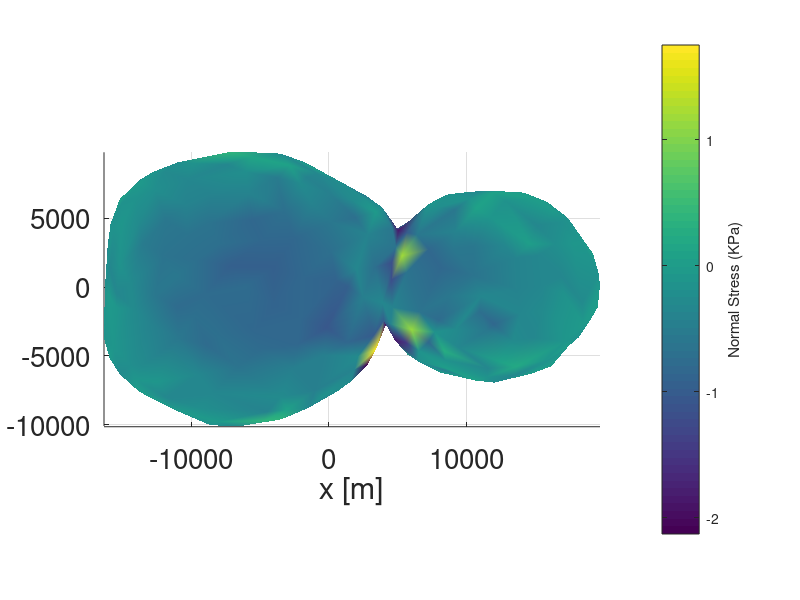
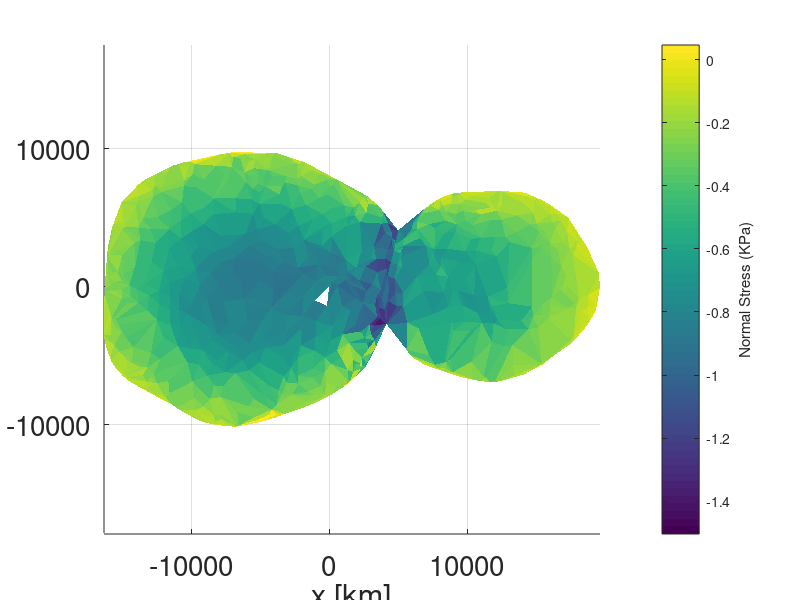
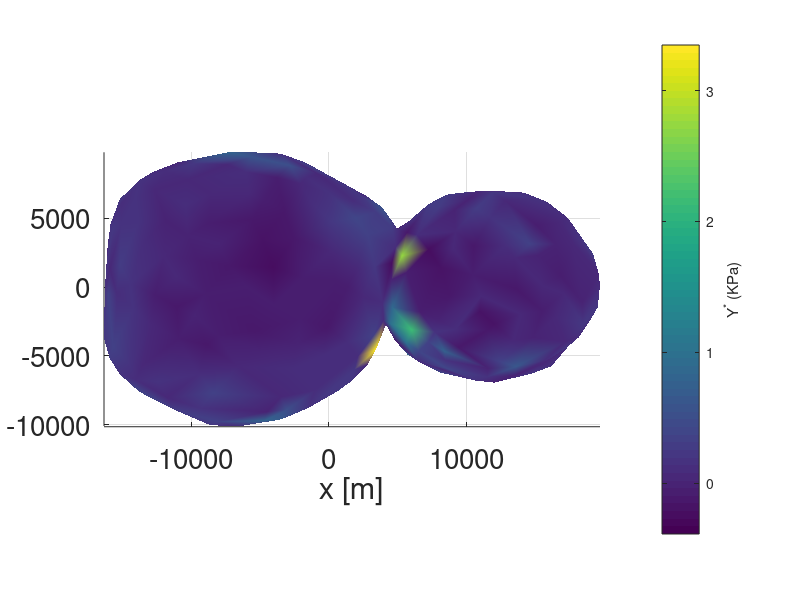
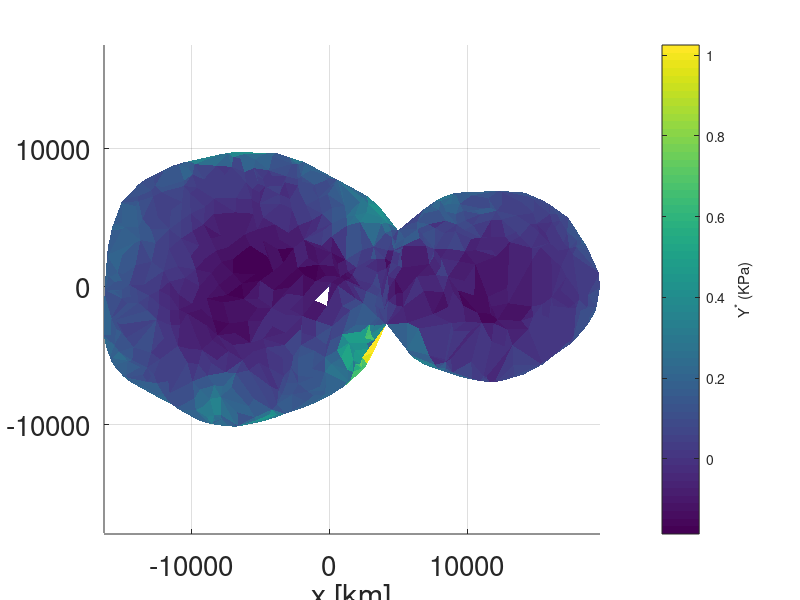

These charts were generated, in order, by the following MATLAB code:
function Visualize_static_FEM

clear all;
close all;
clc;

%% ReadInput
%% part I
MV1 = load('node.txt')*1.e+3;
MF1 = load('elem.txt')+1;

lenE = length(MF1);
lenN = length(MV1);

N = [3,6];  % the number of columns for each section
H = [5,1];   % the number of header lines (note added in the trailer here
fid=fopen('THL_Output_Low_3.txt');
% node/ stress/ disp/ mass
% node/ stress/ den/ nodal/ mass


for i=1:length(N)
    fmt=repmat('%f',1,N(i));  % build the format string for the number columns
    a(i)=textscan(fid,fmt,'headerlines',H(i),'Delimiter',',','collectoutput',1); % read section
end
fclose('all');

MV = a{1};
Stress = a{2};
% NDPY = a{4};

%% Stress distribution
angle = 35*pi/180;
DPS = zeros(lenN,1);
i1 = zeros(lenN,1);
j2 = zeros(lenN,1);
for i = 1:lenN
    s11 = Stress(i,1);
    s22 = Stress(i,2);
    s33 = Stress(i,3);
    s12 = Stress(i,4);
    s31 = Stress(i,5);
    s23 = Stress(i,6);

    i1(i) = (s11 + s22 + s33)/3;
    j2(i) = (1/6)*((s11-s22)^2 + (s22-s33)^2 + (s33-s11)^2) + (s12^2 + s31^2 + s23^2);
    alpha = 2*sin(angle)/(sqrt(3)*(3-sin(angle)));
    DPS(i) = sqrt(3)*(3-sin(angle))*(alpha*3*i1(i) + sqrt(j2(i)))/(6*cos(angle));
%     if DPS(i) < 0
%         DPS(i) = 0;
%     end
end

%% Density distribution
[F,J,T] = boundary_faces(MF1);
% % MV = MV./1.0e+3;
V = MV;
T = MF1;
[U,G,J,~] = slice_tets(V,T,[0 1 0 1]);
str_slice = sort_data(MF1,J,U,i1);
ystar_slice = sort_data(MF1,J,U,DPS);

figure()
h = colorbar;
patch('Vertices',MV,'Faces',F,'FaceVertexCData',i1/1.e+3,'FaceColor','interp','EdgeColor','none');
axis tight
axis equal
axis on
grid on
lighting none
zlim([floor(min(MV(:,3))) max(MV(:,3))])
xlim([min(MV(:,1)) max(MV(:,1))])
ylabel(h, 'Normal Stress (KPa)');
xlabel('x [m]')
ylabel('y [m]')
zlabel('z [m]')
set(gca,'fontsize', 20);
view(0,0)

figure()
h = colorbar;
patch('Vertices',U,'Faces',G,'FaceVertexCData',str_slice/1.e+3,'FaceColor','flat','EdgeColor','none');
axis tight
axis equal
grid on
lighting none
ylabel(h, 'Normal Stress (KPa)');
xlabel('x [km]')
ylabel('y [km]')
zlabel('z [km]')
set(gca,'fontsize', 20);
view(0,0)

figure()
h = colorbar;
patch('Vertices',MV,'Faces',F,'FaceVertexCData',DPS/1.e+3,'FaceColor','interp','EdgeColor','none');
axis tight
axis equal
axis on
grid on
lighting none
zlim([floor(min(MV(:,3))) max(MV(:,3))])
xlim([min(MV(:,1)) max(MV(:,1))])
ylabel(h, 'Y^* (KPa)');
xlabel('x [m]')
ylabel('y [m]')
zlabel('z [m]')
set(gca,'fontsize', 20);
view(0,0)

figure()
h = colorbar;
patch('Vertices',U,'Faces',G,'FaceVertexCData', ystar_slice/1.e+3,'FaceColor','flat','EdgeColor','none');
axis tight
axis equal
grid on
lighting none
ylabel(h, 'Y^* (KPa)');
xlabel('x [km]')
ylabel('y [km]')
zlabel('z [km]')
set(gca,'fontsize', 20);
view(0,0)
end

function data = sort_data(MF,J,U,NDPY)

data = zeros(length(J),1);
for i = 1:length(J)
    order = MF(J(i),:);
    s1 = NDPY(order(1));
    s2 = NDPY(order(2));
    s3 = NDPY(order(3));
    s4 = NDPY(order(4));
    avgV = (s1+s2+s3+s4)/4.;
    data(i) = avgV;
end
end

function [F,J,K] = boundary_faces(T)
  % BOUNDARY_FACES Determine boundary faces of tetrahedra stored in T
  %
  % F = boundary_faces(T)
  %
  % Input:
  %   T  #F by simplex-size list of elements, if simplex-size is 4 (tetrahedra)
  %     then output are boundary faces (triangles), if simplex-size is 3
  %     (trianlges) then this is currently just wrapping `outline`
  % Output:
  %   F  list of boundary faces, n by 3, where n is the number of boundary faces
  %   J  list of indices into T, n by 1
  %   K  list of indices revealing across from which vertex is this face
  %

  if isempty(T)
    F = zeros(0,size(T,2)-1);
    J = [];
    K = [];
    return;
  end

  ss = size(T,2);
  switch ss
  case 2
    % Elements are edges, boundary "facets" are vertices
    F = find(sparse(T,1,1,max(T(:)),1)==1);
    assert(nargout<=1);
  case 3
    % Elements are triangles, boundary "facets" are edges
    F = outline(T);
    [~,I] = ismember(F,[T(:,[2 3]);T(:,[3 1]);T(:,[1 2])],'rows');
    J = mod(I-1,size(T,1))+1;
    K = floor((I-1)/size(T,1))+1;
  case 4
    % get all faces
    allF = [ ...
      T(:,[4 2 3]); ...
      T(:,[3 1 4]); ...
      T(:,[2 4 1]); ...
      T(:,[1 3 2])];
    % sort rows so that faces are reorder in ascending order of indices
    sortedF = sort(allF,2);

    % This is a wild hack but shaves nearly a 2x speed up. Convert the rows to
    % integers before calling unique
    if all(sortedF(:))>=0
      sortedF = uint64(sortedF);
      max_f = max(sortedF(:))+1;
      max_value = intmax('uint64');
      if max_f*max_f*max_f < max_value;
        sortedF = [sortedF(:,1)+sortedF(:,2)*max_f+sortedF(:,3)*max_f^2];
      elseif max_f*max_f < max_value
        sortedF = [sortedF(:,1)+sortedF(:,2)*max_f sortedF(:,3)];
      end
    end

    % determine uniqueness of faces
    [u,m,n] = unique(sortedF,'rows');
    % determine counts for each unique face
    counts = accumarray(n(:), 1);
    % extract faces that only occurred once
    I = m(counts == 1);
    L = I-1;
    J = mod(L,size(T,1))+1;
    K = floor(L/size(T,1))+1;
    F = allF(I,:);
  end
end

function [U,G,J,BC] = slice_tets(V,T,plane,varargin)
  % SLICE_TETS Slice through a tet mesh (V,T) along a given plane (via its
  % implicit equation).
  %
  % [U,G] = slice_tets(V,T,plane)
  % [U,G,J,BC] = slice_tets(V,T,plane,'ParameterName',parameter_value, ...)
  %
  % Inputs:
  %   V  #V by 3 list of tet mesh vertices
  %   T  #T by 4 list of tet indices into V
  %   plane  list of 4 coefficients in the plane equation: [x y z 1]'*plane = 0
  %     or
  %   S  #V by 1 list of values per vertex
  % Outputs:
  %   U  #U by 3 list of triangle mesh vertices along slice
  %   G  #G by 3 list of triangles indices into U
  %   J  #G list of indices into T revealing which tet this face came from
  %   BC  #U by #V list of barycentric coordinates (or more generally: linear
  %     interpolation coordinates) so that U = BC*V
  %
%   Example:
%     % Tet mesh in (V,T)
%     F = boundary_faces(T);
%     % Solve poisson equation for interesting function inside
%     L = cotmatrix(V,T);
%     M = massmatrix(V,T);
%     b = unique(F);
%     int = setdiff(1:size(V,1),b);
%     H = zeros(size(V,1),1);
%     H(int) = (-L(int,int))\(M(int,int)*ones(numel(int),1));
%     clf;
%     t = tsurf(F,V,'FaceColor',[0.8 0.8 0.8],'FaceAlpha',0.2,'EdgeAlpha',0.2);
%     hold on;
%       s = tsurf([1 1 1],V,'EdgeColor','none',fphong);
%       BB = bounding_box(V(:,1:2));
%       BB = BB([1 2 4 3 1],:);
%       p = plot3(BB(:,1),BB(:,2),min(V(:,3))*[1;1;1;1;1],'-','LineWidth',3);
%     hold off;
%     caxis([min(H) max(H)]);
%     axis equal;
%     for z = linspace(min(V(:,3)),max(V(:,3)))
%       [U,G,J,BC] = slice_tets(V,T,[0 0 1 -z]);
%       set(s,'Vertices',U,'Faces',G,'CData',BC*H);
%       p.ZData = z*[1;1;1;1;1];
%       drawnow;
%     end
  %
  % Example:
  %   % slice a triangle mesh to produce an oriented curve
  %   plane = [0 0 1 -40];
  %   [U,E,J] = slice_tets(V,F(:,[1 2 3 3]),plane);
  %   [U,~,I] = remove_duplicate_vertices(U,eps);
  %   E(E(:,2) == E(:,1),2) = E(E(:,2) == E(:,1),3);
  %   E = E(:,1:2);
  %   N = normals(V,F(J,:));
  %   N = N-sum(N.*plane(1:3),2).*plane(1:3);
  %   M = U(E(:,2),:)-U(E(:,1),:);
  %   Q = [1 plane(1:3)].*[cos(pi/4) sin(pi/4)*[1 1 1]];
  %   W = quatmultiply(quatmultiply(Q,[zeros(size(M,1),1) M]),Q.*[1 -1 -1 -1]);
  %   W = W(:,2:4);
  %   R = sign(sum(W.*N,2))>0;
  %   E(R,:) = fliplr(E(R,:));
  %

  flipped_order = flipped_tet_orders();

  function [U,G] = one_below(V,T,IT)
    [sIT,sJ] = sort(IT,2);
    sT = T(sub2ind(size(T),repmat(1:size(T,1),size(T,2),1)',sJ));
    U = [repmat(sT(:,1),3,1) reshape(sT(:,2:4),size(sT,1)*3,1)];
    G = bsxfun(@plus,1:size(sT,1),[0;1;2]*size(sT,1))';
    flip = ismember(sJ,flipped_order,'rows');
    G(flip,:) = fliplr(G(flip,:));
  end

  function [U,G] = two_below(V,T,IT)
    [sIT,sJ] = sort(IT,2);
    sT = T(sub2ind(size(T),repmat(1:size(T,1),size(T,2),1)',sJ));
    U =  ...
        [repmat(sT(:,1),2,1) reshape(sT(:,3:4),size(sT,1)*2,1); ...
         repmat(sT(:,2),2,1) reshape(sT(:,3:4),size(sT,1)*2,1)];
    G = [ ...
      bsxfun(@plus,1:size(sT,1),[0;1;3]*size(sT,1))'; ...
      bsxfun(@plus,1:size(sT,1),[0;3;2]*size(sT,1))'];
    flip = ismember([sJ;sJ],flipped_order,'rows');
    G(flip,:) = fliplr(G(flip,:));
  end

  % default values
  manifold = true;
  construct_BC = nargout >= 4;

  % Map of parameter names to variable names
  % 'Manifold' is kept for legacy reason, but is no longer needed (always
  % "manifold")
  params_to_variables = containers.Map( ...
    {'Manifold'}, ...
    {'manifold'});
  v = 1;
  while v <= numel(varargin)
    param_name = varargin{v};
    if isKey(params_to_variables,param_name)
      assert(v+1<=numel(varargin));
      v = v+1;
      % Trick: use feval on anonymous function to use assignin to this
      % workspace
      feval(@()assignin('caller',params_to_variables(param_name),varargin{v}));
    else
      error('Unsupported parameter: %s',varargin{v});
    end
    v=v+1;
  end

  % Homogeneous coordinates
  if numel(plane) == 4
    IV = sum(bsxfun(@times,[V ones(size(V,1),1)],plane),2);
  else
    IV = plane;
  end
  IT = IV(T);
  IT = reshape(IT,size(T));

  I13 = sum(IT<0,2) == 1;
  [U13,G13] = one_below(V,T(I13,:),IT(I13,:));
  I31 = sum(IT>0,2) == 1;
  [U31,G31] = one_below(V,T(I31,:),-IT(I31,:));
  I22 = sum(IT<0,2) == 2;
  [U22,G22] = two_below(V,T(I22,:),IT(I22,:));

  U = [U13;U31;U22];

  % sort edges in U
  sU = sort(U,2);
  % find unique edges in U
  [E,uI,uJ] = unique(sU,'rows');
  % Values at each corner of each unique edge
  IE = IV(E);
  % Sort endpoints of each edge by value
  [sIE,sJ] = sort(IE,2);
  sE = E(sub2ind(size(E),repmat(1:size(E,1),size(E,2),1)',sJ));
  % Lambda from smallest to largest endpoint
  lambda = sIE(:,2)./(sIE(:,2)-sIE(:,1));
  % Vertex position on each unique edge
  U = V(sE(:,1),:).*lambda+ V(sE(:,2),:).*(1-lambda);
  G = [G13;size(U13,1)+[fliplr(G31);size(U31,1)+[G22;]]];
  G = uJ(G);

  if construct_BC
    BC = sparse( ...
      repmat(1:size(sE,1),2,1)', ...
      sE, ...
      [lambda 1-lambda], ...
      size(sE,1),size(V,1));
  end
  J = [find(I13);find(I31);repmat(find(I22),2,1)];

end


function flipped_order = flipped_tet_orders()
  % FLIPPED_TET_ORDERS
  %
  % flipped_order = flipped_tet_orders()
  %
  % Outputs:
  %   flipped_order  20 by 4 list of tet index orders that are flipped inside
  %     out (negative volume)
  %
  flipped_order = [ ...
      4 3 1 2
      4 2 3 1
      4 1 2 3
      3 4 2 1
      3 2 1 4
      3 1 4 2
      2 4 1 3
      2 3 4 1
      2 1 3 4
      1 4 3 2
      1 3 2 4
      1 2 4 3];
end
